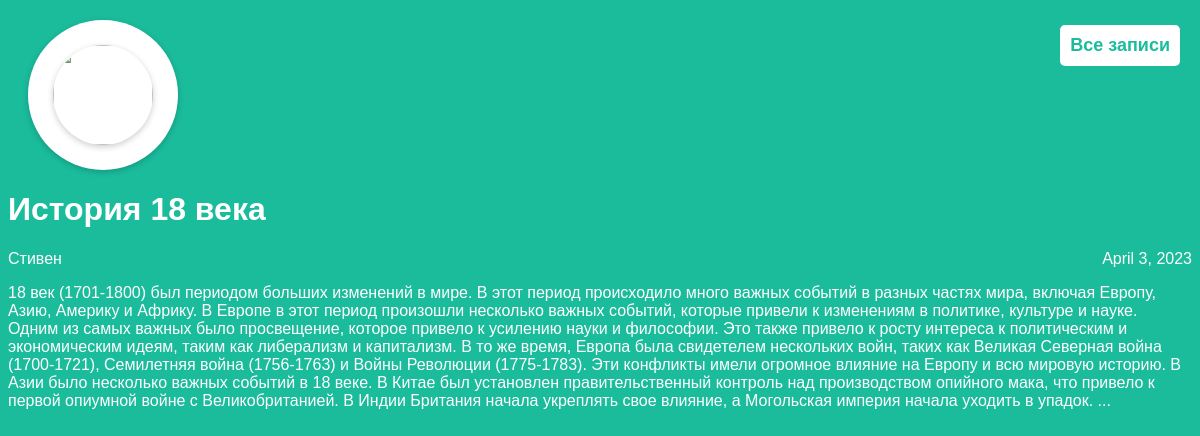
Page /article/3 on the committed database.
### articles/models.py (models this page shows, shortened)
class Article(models.Model):
    title = models.CharField(max_length=200)
    author = models.ForeignKey(User, on_delete=models.CASCADE)
    text = models.TextField()
    created_date = models.DateField(auto_now_add=True)
    def get_excerpt(self):
        return self.text[:1000] + "..." if len(self.text) > 1000 else self.text

### articles/views.py (the view)
# urls.py: re_path(r'^article/(?P<article_id>\d+)$', views.get_article, name='get_article'),
def get_article(request, article_id):
    try:
        post = Article.objects.get(id=article_id)
        return render(request, 'article.html', {"post": post})
    except Article.DoesNotExist:
        raise Http404

### articles/templates/article.html (shortened to what this page needs)
<!DOCTYPE html>
<html lang="en">
<head>
    <link rel="stylesheet" href="{{ STATIC_URL }}/static/article.css">
</head>
<body class="article">
<div class="header">
    <div class="logo-container">
        <img class="logo" src="https://thumbs.dreamstime.com/b/логотип-талисмана-банана-100374728.jpg" />
    </div>
    <a href="/archive/"><h2 class="register-link">Все записи</h2></a>
</div>
<div class="one-post">
    <h1 class="post-title">{{ post.title }}</h1>
    <div class="article-info">
        <div class="article-author">{{ post.author.username }}</div>
        <div class="article-created-date">{{ post.created_date }}</div>
    </div>
    <p class="article-text">{{ post.get_excerpt }}</p>
</div>
</body>
</html>

### articles/static/article.css (style rules this page uses)
body { background: #1abc9c; font-family: Tahoma, Arial, sans-serif; color: #ffffff; }
.article-author { width: 50%; float: left; }
.article-created-date { text-align: right; }
a { text-decoration: none; color: #ffffff; }
.register-link { position: absolute; top: 10px; right: 20px; padding: 10px; background-color: #fff; color: #1abc9c; font-size: 18px; text-decoration: none; border: none; border-radius: 5px; }
.logo-container { display: flex; justify-content: center; align-items: center; height: 150px; width: 150px; border-radius: 50%; background-color: #ffffff; box-shadow: 0px 2px 6px rgba(0, 0, 0, 0.2); margin: 20px; }
.logo { height: 100px; width: 100px; border-radius: 50%; object-fit: cover; object-position: center; box-shadow: 0px 2px 6px rgba(0, 0, 0, 0.2); }

### rows in the picture
Article: title "История 18 века", author.username "Стивен", created_date "April 3, 2023", get_excerpt "18 век (1701-1800) был периодом больших изменений в мире. В этот период происходило много важных событий в разных частях мира, включая Европу, Азию, Америку и Африку. В Европе в этот период произошли несколько важных событий, которые привели к изменениям в политике, культуре и науке. Одним из самых важных было просвещение, которое привело к усилению науки и философии. Это также привело к росту интереса к политическим и экономическим идеям, таким как либерализм и капитализм. В то же время, Европа была свидетелем нескольких войн, таких как Великая Северная война (1700-1721), Семилетняя война (1756-1763) и Войны Революции (1775-1783). Эти конфликты имели огромное влияние на Европу и всю…"
